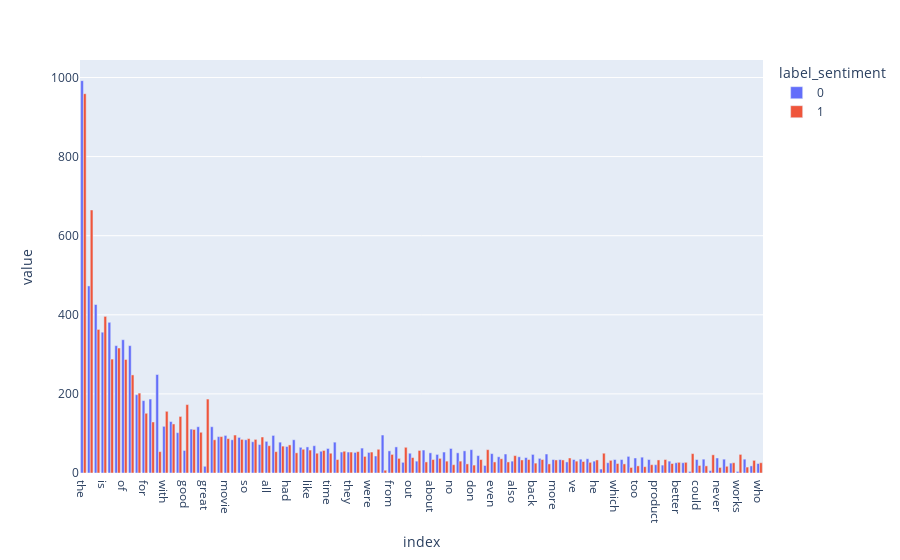

This figure's notebook cell:
### Code cell
# words 'great', 'good', 'not', 'bad' have great different frequency in different sentiment
tmp_df = tmp.groupby(by='label_sentiment').sum().unstack().unstack()
tmp_df = tmp_df.loc[tmp_df.sum(axis=1).sort_values(ascending=False).index, :]

px.bar(tmp_df.iloc[:100, :], barmode='group')

### Figure 1 — Plotly figure (JSON) as saved in the notebook; plotly's stock layout.template omitted (floating-point values rounded to 4 significant figures)
{"data": [{"alignmentgroup": "True", "hovertemplate": "label_sentiment=0<br>index=%{x}<br>value=%{y}<extra></extra>", "legendgroup": "0", "marker": {"color": "#636efa", "pattern": {"shape": ""}}, "name": "0", "offsetgroup": "0", "orientation": "v", "showlegend": true, "textposition": "auto", "type": "bar", "x": ["the", "and", "it", "is", "to", "this", "of", "was", "in", "for", "that", "not", "with", "my", "very", "good", "on", "you", "great", "but", "have", "movie", "are", "as", "so", "phone", "film", "all", "be", "one", "had", "at", "food", "like", "just", "place", "time", "there", "service", "they", "an", "we", "were", "really", "bad", "from", "if", "well", "out", "has", "would", "about", "can", "or", "no", "your", "only", "don", "by", "best", "even", "here", "ever", "also", "up", "will", "back", "when", "me", "more", "than", "quality", "ve", "go", "what", "he", "love", "made", "which", "because", "how", "too", "work", "get", "product", "their", "some", "better", "any", "nice", "could", "do", "excellent", "never", "after", "been", "works", "much", "sound", "who"], "xaxis": "x", "y": [992, 473, 426, 356, 381, 322, 337, 322, 198, 183, 187, 249, 118, 130, 102, 57, 111, 117, 17, 117, 92, 95, 84, 90, 84, 79, 72, 80, 95, 78, 67, 84, 65, 66, 69, 55, 62, 78, 53, 53, 52, 63, 52, 43, 96, 56, 66, 27, 50, 30, 58, 51, 47, 53, 62, 51, 56, 59, 44, 19, 49, 41, 48, 30, 41, 39, 47, 37, 48, 34, 34, 28, 34, 35, 36, 30, 10, 26, 34, 34, 42, 38, 40, 34, 21, 20, 30, 26, 26, 4, 34, 35, 6, 38, 35, 25, 4, 35, 18, 24], "yaxis": "y"}, {"alignmentgroup": "True", "hovertemplate": "label_sentiment=1<br>index=%{x}<br>value=%{y}<extra></extra>", "legendgroup": "1", "marker": {"color": "#EF553B", "pattern": {"shape": ""}}, "name": "1", "offsetgroup": "1", "orientation": "v", "showlegend": true, "textposition": "auto", "type": "bar", "x": ["the", "and", "it", "is", "to", "this", "of", "was", "in", "for", "that", "not", "with", "my", "very", "good", "on", "you", "great", "but", "have", "movie", "are", "as", "so", "phone", "film", "all", "be", "one", "had", "at", "food", "like", "just", "place", "time", "there", "service", "they", "an", "we", "were", "really", "bad", "from", "if", "well", "out", "has", "would", "about", "can", "or", "no", "your", "only", "don", "by", "best", "even", "here", "ever", "also", "up", "will", "back", "when", "me", "more", "than", "quality", "ve", "go", "what", "he", "love", "made", "which", "because", "how", "too", "work", "get", "product", "their", "some", "better", "any", "nice", "could", "do", "excellent", "never", "after", "been", "works", "much", "sound", "who"], "xaxis": "x", "y": [959, 665, 363, 396, 288, 316, 287, 248, 202, 151, 129, 54, 156, 124, 143, 173, 110, 103, 187, 84, 92, 87, 96, 85, 87, 85, 91, 69, 54, 68, 71, 51, 60, 58, 50, 57, 50, 34, 55, 53, 54, 42, 53, 60, 7, 47, 37, 65, 39, 57, 28, 34, 37, 30, 21, 30, 23, 20, 34, 59, 28, 36, 28, 44, 33, 34, 25, 34, 23, 33, 33, 38, 30, 29, 27, 33, 50, 32, 24, 23, 14, 18, 16, 21, 33, 34, 24, 27, 27, 49, 19, 18, 46, 14, 17, 26, 47, 15, 32, 26], "yaxis": "y"}], "layout": {"barmode": "group", "legend": {"title": {"text": "label_sentiment"}, "tracegroupgap": 0}, "margin": {"t": 60}, "xaxis": {"anchor": "y", "domain": [0, 1], "title": {"text": "index"}}, "yaxis": {"anchor": "x", "domain": [0, 1], "title": {"text": "value"}}}}
